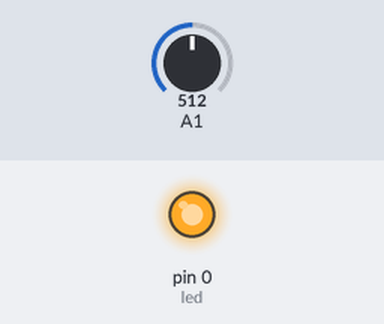
This sketch was run on a simulated Arduino Uno, built with avr-gcc and run on an emulated ATmega328P. On the bench: output pins drawn as LEDs (lit = HIGH). Inputs (shaded band) come from the test bench; at power-on: A1 = 512.

Above: at 1.2 s.
1.3 s: A1 set to 498
At 2.0 s:
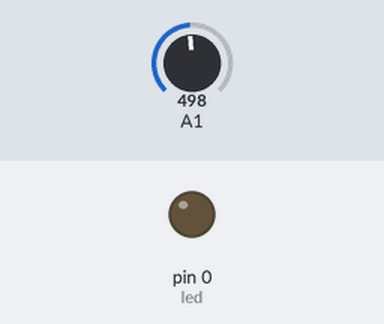
2.8 s: A1 set to 716
At 3.1 s:
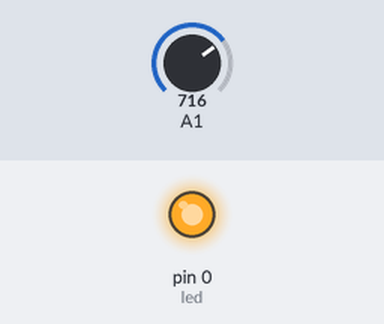
4.3 s: A1 set to 511
At 5.5 s:
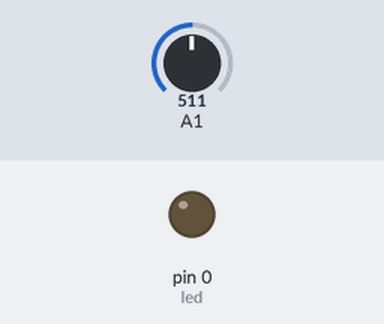
Timing chart, 0 to 7.3 s (numbered marks = the images above; inputs shaded):
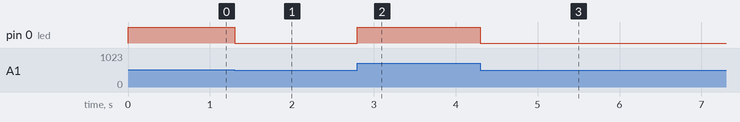

Measured:
- the behaviour switches between 512 and 511 on A1 (found by bisection; images 0 and 1)
- after the input at 1.3 s, pin 0 (led): HIGH → LOW at once
- after the input at 2.8 s, pin 0 (led): LOW → HIGH at once
- after the input at 4.3 s, pin 0 (led): HIGH → LOW at once

The sketch:

PoteziometroFade.ino
```cpp
#include "Potenziometro.h"

//Inizializza un oggetto di tipo Potenziometro di nome potenziometro.
Potenziometro* potenziometro;

int led = 0;

void setup() {
  //Istanzia la variabile potenziometro assegnado la porta analogica all'interno delle parentesi. (in questo caso 2)
  potenziometro = new Potenziometro(2);
  pinMode(led, OUTPUT);
}

void loop() {
  //Scrive sul LED il valore lettro dal potenziometro.
  analogWrite(led, potenziometro->valoreLetto());
}
```
